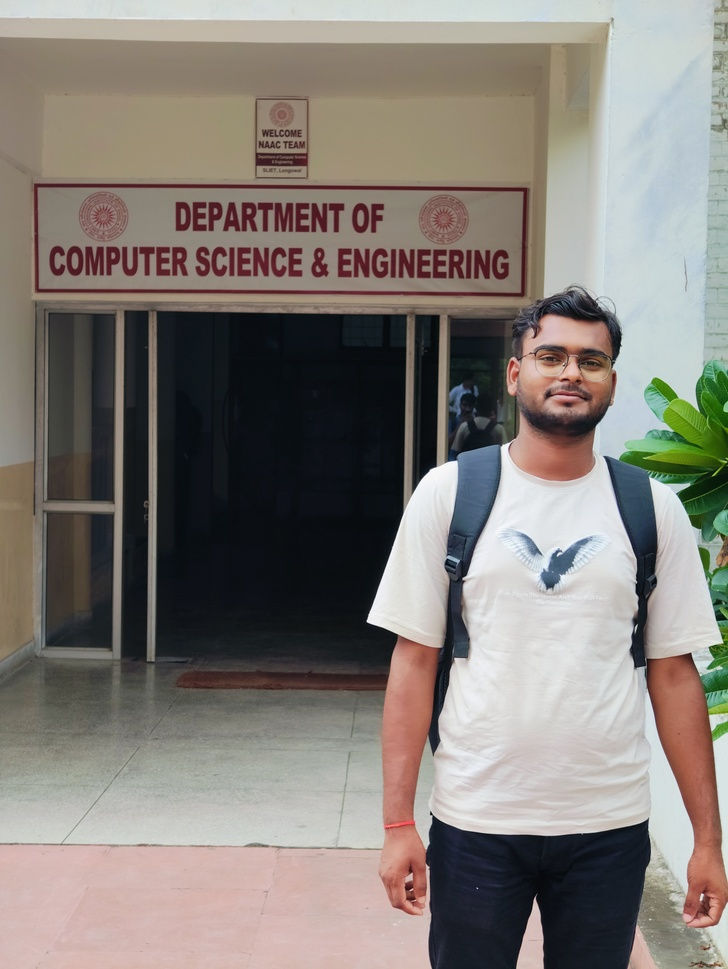
#> input picture backend/dataset/clean/IMG20240801122648.jpg, 728 x 969 px, shrunk from 3472 x 4624 before the run
$ python -i features.py   (imports and definitions only)   (older library calls are emulated)
#> lines starting #> are read from the running program, lines starting #| are printed output that depends on the picture
#> further down, picture is the input picture: shape (969, 728, 3); mean B, G, R 120.1, 126.1, 132.2
import cv2
import numpy as np
import math


def calculate_entropy(gray):
    histogram = cv2.calcHist(
        [gray],
        [0],
        None,
        [256],
        [0, 256]
    )

    histogram = histogram.ravel()
    histogram = histogram / (histogram.sum() + 1e-10)

    entropy = 0.0

    for probability in histogram:
        if probability > 0:
            entropy -= probability * math.log2(probability)

    return float(entropy)


def extract_features(image):
    if image is None:
        raise ValueError("Invalid image")

    gray = cv2.cvtColor(
        image,
        cv2.COLOR_BGR2GRAY
    )
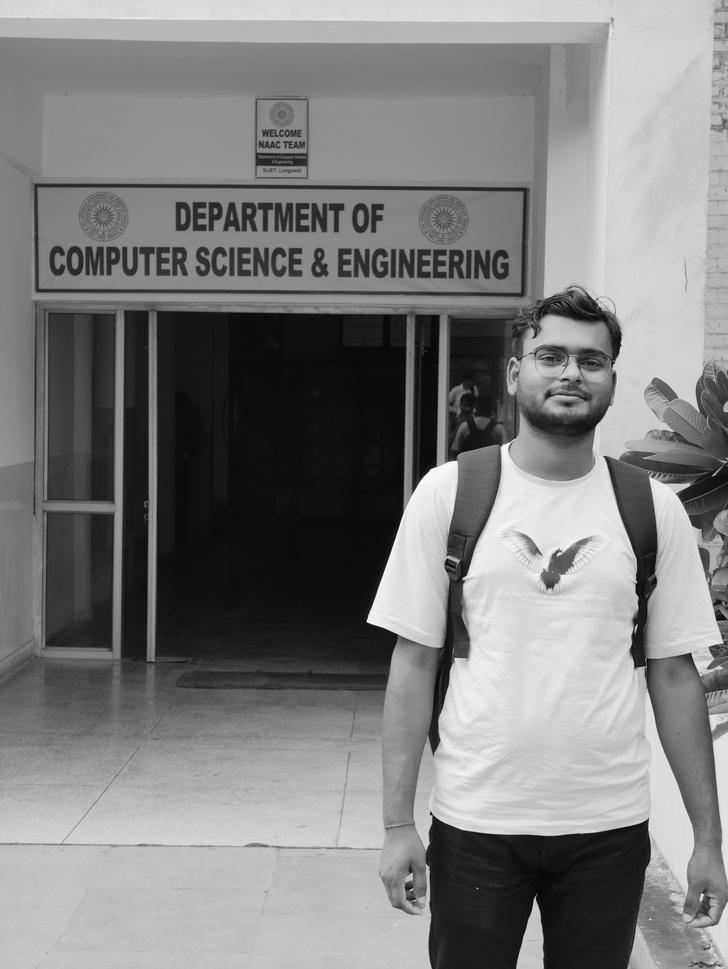
#> gray: shape (969, 728); min 4, max 255, mean 127.2

    height, width = image.shape[:2]

    # Sharpness using Laplacian variance
    sharpness = cv2.Laplacian(
        gray,
        cv2.CV_64F
    ).var()
#> sharpness = 308.8

    # Brightness
    brightness = float(
        np.mean(gray)
    )
#> brightness = 127.2

    # Contrast
    contrast = float(
        np.std(gray)
    )
#> contrast = 70.26

    # Noise estimation
    blurred = cv2.GaussianBlur(
        gray,
        (3, 3),
        0
    )

    noise = float(
        np.std(
            gray.astype(np.float32)
            - blurred.astype(np.float32)
        )
    )
#> noise = 3.98

    # Saturation
    hsv = cv2.cvtColor(
        image,
        cv2.COLOR_BGR2HSV
    )
#> hsv: shape (969, 728, 3); mean H, S, V 53.7, 54.9, 137.5

    saturation = float(
        np.mean(hsv[:, :, 1]) / 255.0
    )
#> saturation = 0.215

    # Entropy
    entropy = calculate_entropy(gray)
#> in calculate_entropy, `histogram = cv2.calcHist( [gray], [0], None, [256], [0, 256] )`: histogram = 256 values, max 14149 at index 13, min 0 at index 0, mean 2755.6
#> in calculate_entropy, `histogram = histogram / (histogram.sum() + 1e-10)`: histogram = 256 values, max 0.0201 at index 13, min 0 at index 0, mean 0.00391
#> the loop in calculate_entropy, `for probability in histogram:` made 256 passes
#> (probability, entropy) on passes 5 to 12: (4.25e-06, 7.59e-05), (7.09e-06, 0.000197), (1.7e-05, 0.000467), (2.41e-05, 0.000836), (6.38e-05, 0.00173), (0.000322, 0.00546), (0.00125, 0.0175), (0.00434, 0.0515)
#> after the loop in calculate_entropy, `for probability in histogram:`: entropy = 7.5
#> entropy = 7.5

    # Edge density
    edges = cv2.Canny(
        gray,
        100,
        200
    )
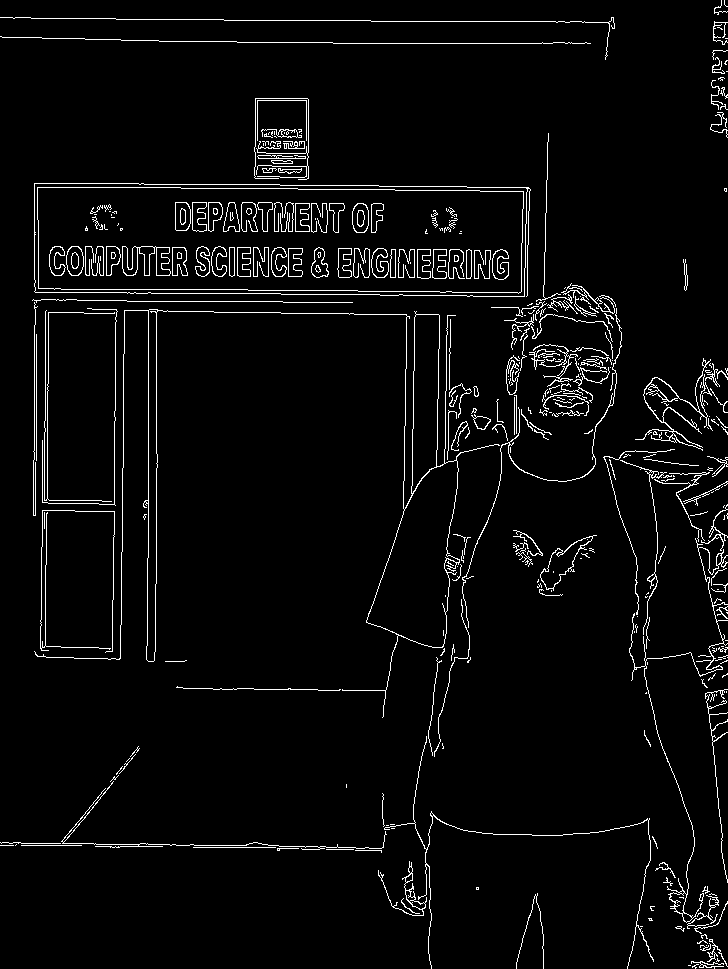
#> edges: shape (969, 728); 3.9% white in thin lines or dots

    edge_density = float(
        np.mean(edges > 0)
    )
#> edge_density = 0.0385

    return {
        "width": int(width),
        "height": int(height),
        "sharpness": round(sharpness, 4),
        "brightness": round(brightness, 4),
        "contrast": round(contrast, 4),
        "noise": round(noise, 4),
        "saturation": round(saturation, 4),
        "entropy": round(entropy, 4),
        "edge_density": round(edge_density, 4)
    }

>>> import cv2
>>> picture = cv2.imread('../../dataset/clean/IMG20240801122648.jpg')
>>> result = extract_features(picture)
#> result = 9 items

$ run again, on backend/dataset/clean/IMG20240801122708.jpg
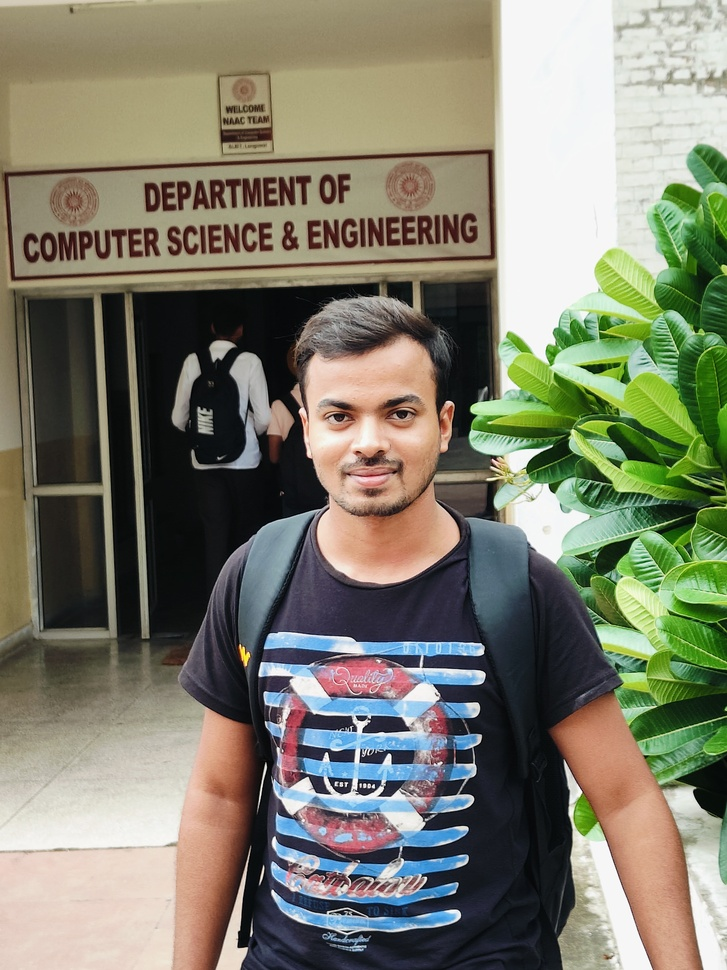
#> input picture backend/dataset/clean/IMG20240801122708.jpg, 727 x 970 px, shrunk from 3072 x 4096 before the run
#> picture is the input picture: shape (970, 727, 3); mean B, G, R 108.8, 126.3, 126.9
#> in extract_features, `gray = cv2.cvtColor( image, cv2.COLOR_BGR2GRAY )`:
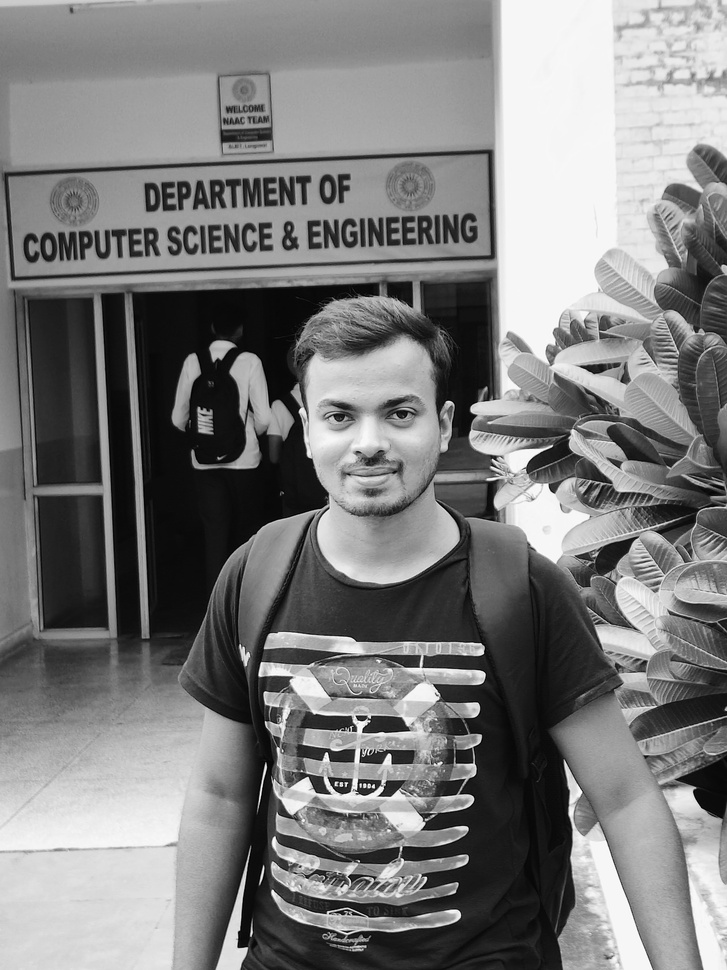
#> gray: shape (970, 727); min 0, max 255, mean 124.5
#> sharpness = 1059.5
#> brightness = 124.5
#> contrast = 74.26
#> noise = 7.18
#> hsv: shape (970, 727, 3); mean H, S, V 51.1, 74, 138.6
#> saturation = 0.29
#> in calculate_entropy, `histogram = cv2.calcHist( [gray], [0], None, [256], [0, 256] )`: histogram = 256 values, max 30913 at index 246, min 19 at index 255, mean 2754.6
#> in calculate_entropy, `histogram = histogram / (histogram.sum() + 1e-10)`: histogram = 256 values, max 0.0438 at index 246, min 2.69e-05 at index 255, mean 0.00391
#> the loop in calculate_entropy, `for probability in histogram:` made 256 passes
#> (probability, entropy) on passes 1 to 8: (9.78e-05, 0.0013), (0.000245, 0.00425), (0.000211, 0.00682), (0.000189, 0.00916), (0.000241, 0.0121), (0.000264, 0.0152), (0.000311, 0.0188), (0.000455, 0.0239)
#> after the loop in calculate_entropy, `for probability in histogram:`: entropy = 7.66
#> in extract_features, `edges = cv2.Canny( gray, 100, 200 )`:
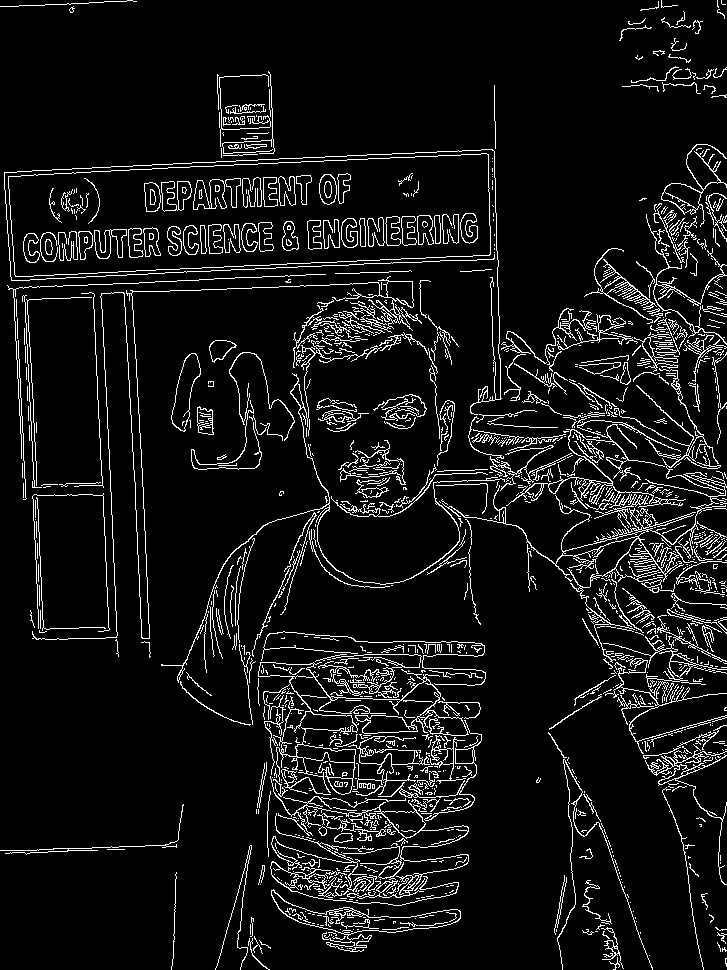
#> edges: shape (970, 727); 7.8% white in thin lines or dots
#> edge_density = 0.0777
#> result = 9 items

$ run again, on backend/dataset/clean/IMG20240802185308.jpg
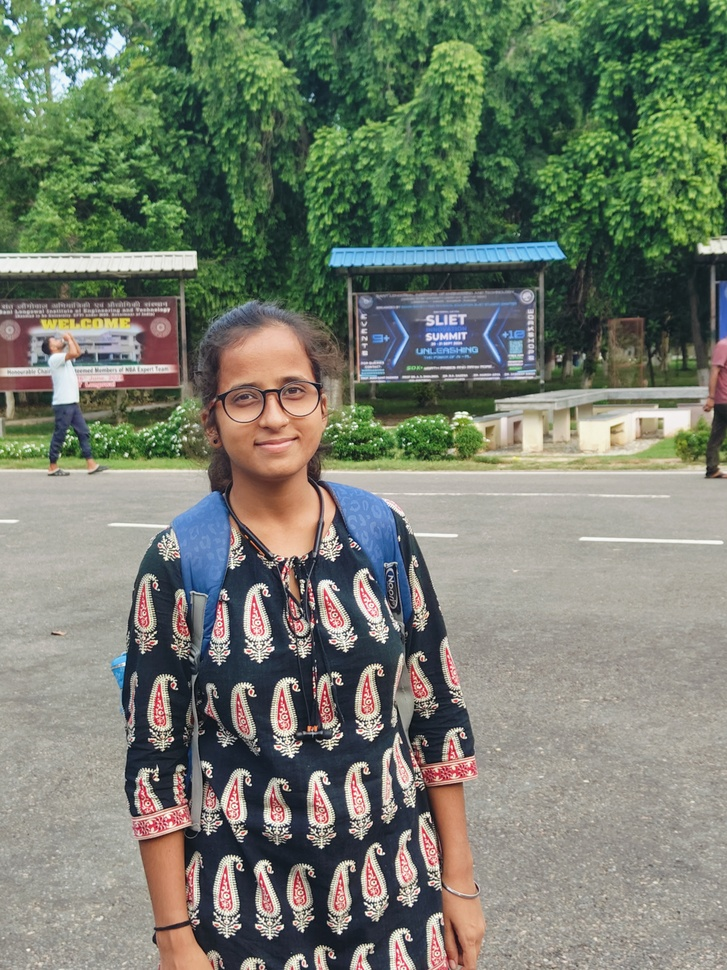
#> input picture backend/dataset/clean/IMG20240802185308.jpg, 727 x 970 px, shrunk from 3072 x 4096 before the run
#> picture is the input picture: shape (970, 727, 3); mean B, G, R 110.2, 125.2, 117.7
#> in extract_features, `gray = cv2.cvtColor( image, cv2.COLOR_BGR2GRAY )`:
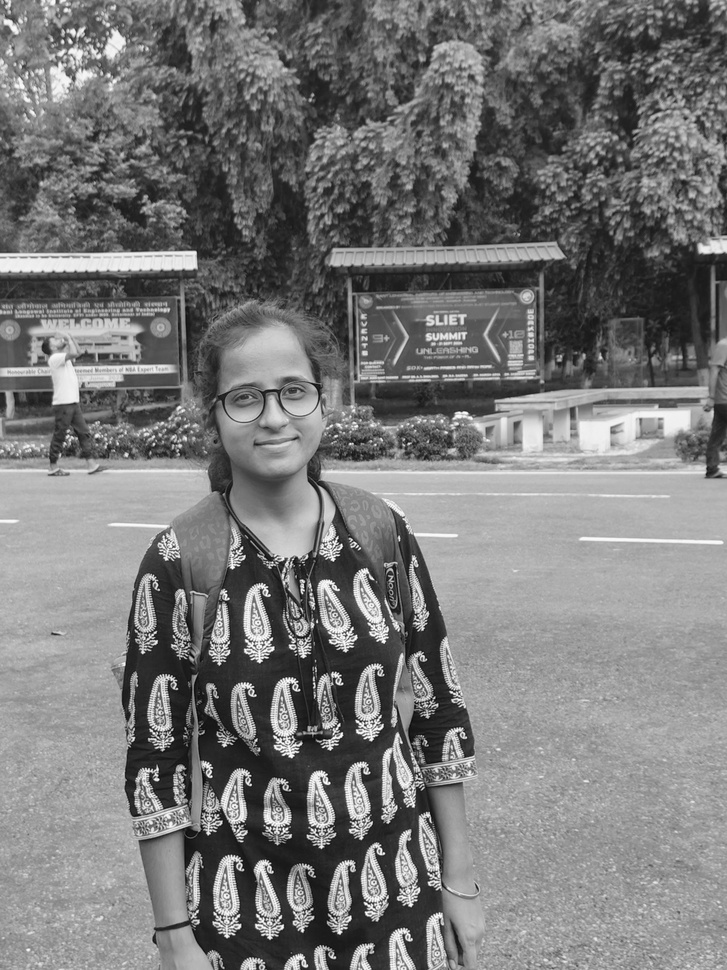
#> gray: shape (970, 727); min 2, max 255, mean 121.2
#> sharpness = 1811.1
#> brightness = 121.2
#> contrast = 55.16
#> noise = 9.1
#> hsv: shape (970, 727, 3); mean H, S, V 53.6, 67.5, 134.1
#> saturation = 0.265
#> in calculate_entropy, `histogram = cv2.calcHist( [gray], [0], None, [256], [0, 256] )`: histogram = 256 values, max 7167 at index 174, min 0 at index 0, mean 2754.6
#> in calculate_entropy, `histogram = histogram / (histogram.sum() + 1e-10)`: histogram = 256 values, max 0.0102 at index 174, min 0 at index 0, mean 0.00391
#> the loop in calculate_entropy, `for probability in histogram:` made 256 passes
#> (probability, entropy) on passes 3 to 10: (1.42e-06, 2.75e-05), (2.84e-06, 7.98e-05), (2.84e-06, 0.000132), (4.25e-06, 0.000208), (1.28e-05, 0.000415), (1.56e-05, 0.000665), (9.93e-06, 0.00083), (1.28e-05, 0.00104)
#> after the loop in calculate_entropy, `for probability in histogram:`: entropy = 7.55
#> in extract_features, `edges = cv2.Canny( gray, 100, 200 )`:
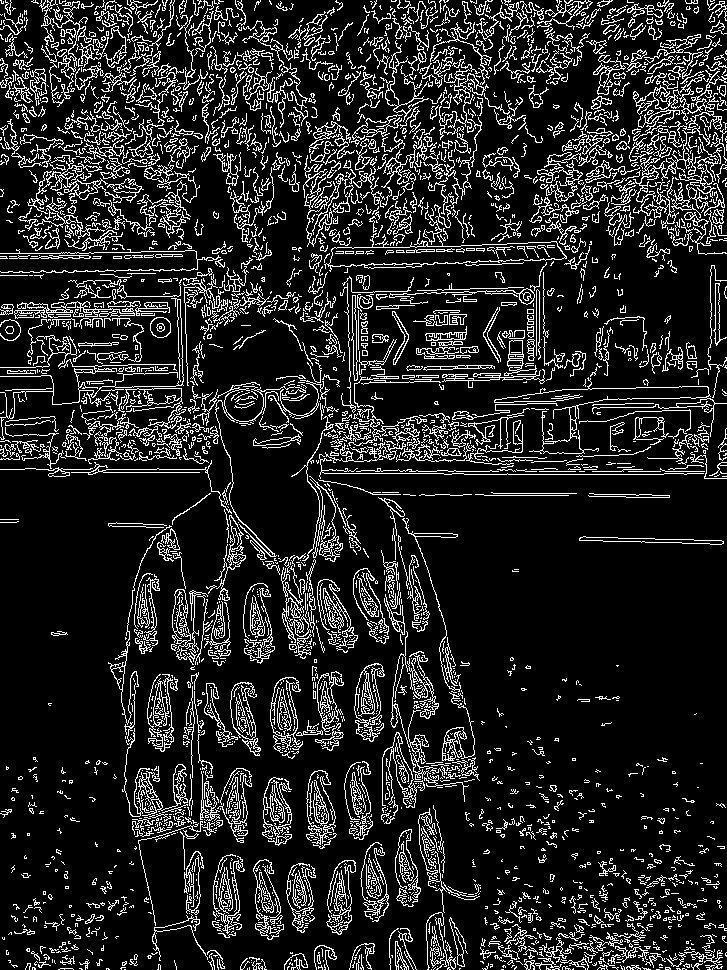
#> edges: shape (970, 727); 14.1% white in thin lines or dots
#> edge_density = 0.141
#> result = 9 items

$ run again, on backend/dataset/clean/IMG20240802185549.jpg
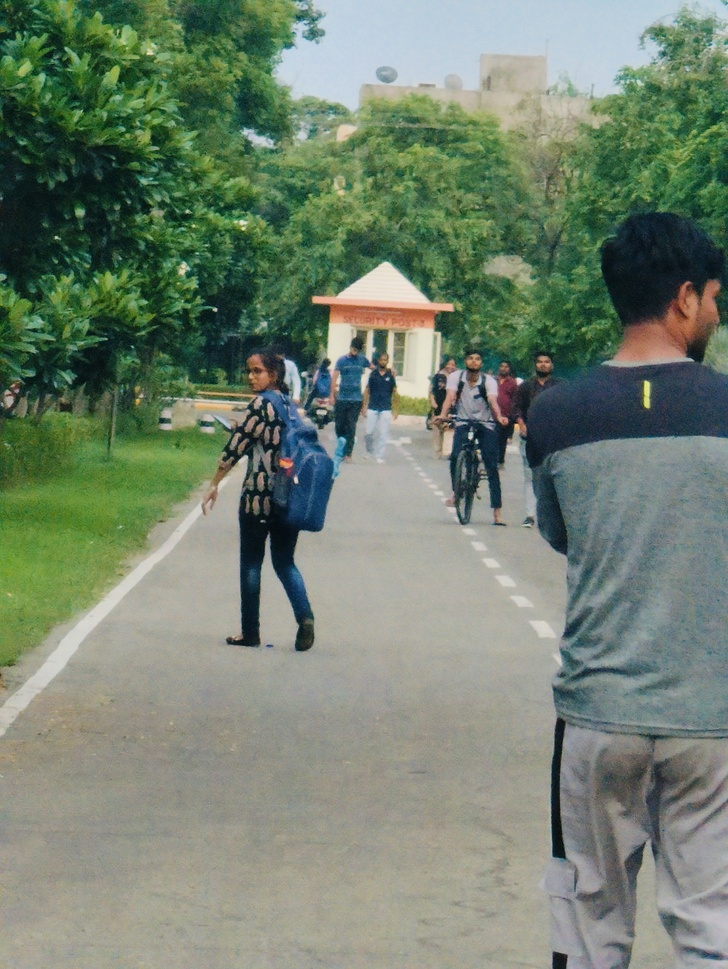
#> input picture backend/dataset/clean/IMG20240802185549.jpg, 728 x 969 px, shrunk from 3472 x 4624 before the run
#> picture is the input picture: shape (969, 728, 3); mean B, G, R 111.9, 129.8, 115.4
#> in extract_features, `gray = cv2.cvtColor( image, cv2.COLOR_BGR2GRAY )`:
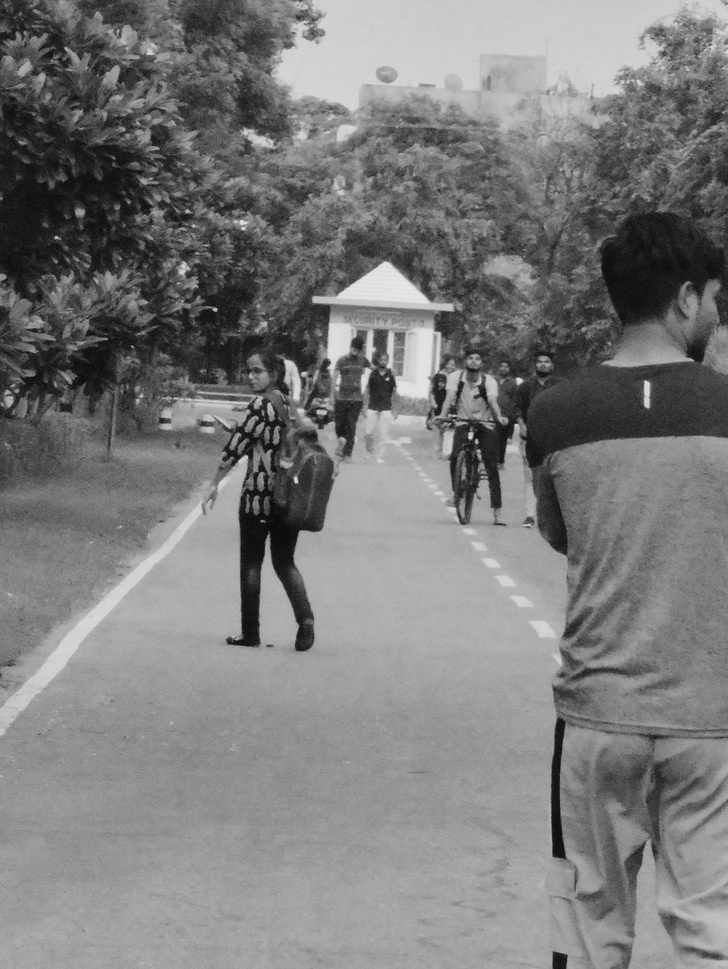
#> gray: shape (969, 728); min 8, max 233, mean 123.5
#> sharpness = 432.6
#> brightness = 123.5
#> contrast = 49.19
#> noise = 4.3
#> hsv: shape (969, 728, 3); mean H, S, V 55.9, 69.3, 133.4
#> saturation = 0.272
#> in calculate_entropy, `histogram = cv2.calcHist( [gray], [0], None, [256], [0, 256] )`: histogram = 256 values, max 9506 at index 162, min 0 at index 0, mean 2755.6
#> in calculate_entropy, `histogram = histogram / (histogram.sum() + 1e-10)`: histogram = 256 values, max 0.0135 at index 162, min 0 at index 0, mean 0.00391
#> the loop in calculate_entropy, `for probability in histogram:` made 256 passes
#> (probability, entropy) on passes 9 to 16: (2.84e-06, 5.22e-05), (8.51e-06, 0.000196), (2.98e-05, 0.000643), (6.95e-05, 0.0016), (0.000203, 0.00409), (0.000329, 0.00789), (0.000519, 0.0136), (0.000676, 0.0207)
#> after the loop in calculate_entropy, `for probability in histogram:`: entropy = 7.41
#> in extract_features, `edges = cv2.Canny( gray, 100, 200 )`:
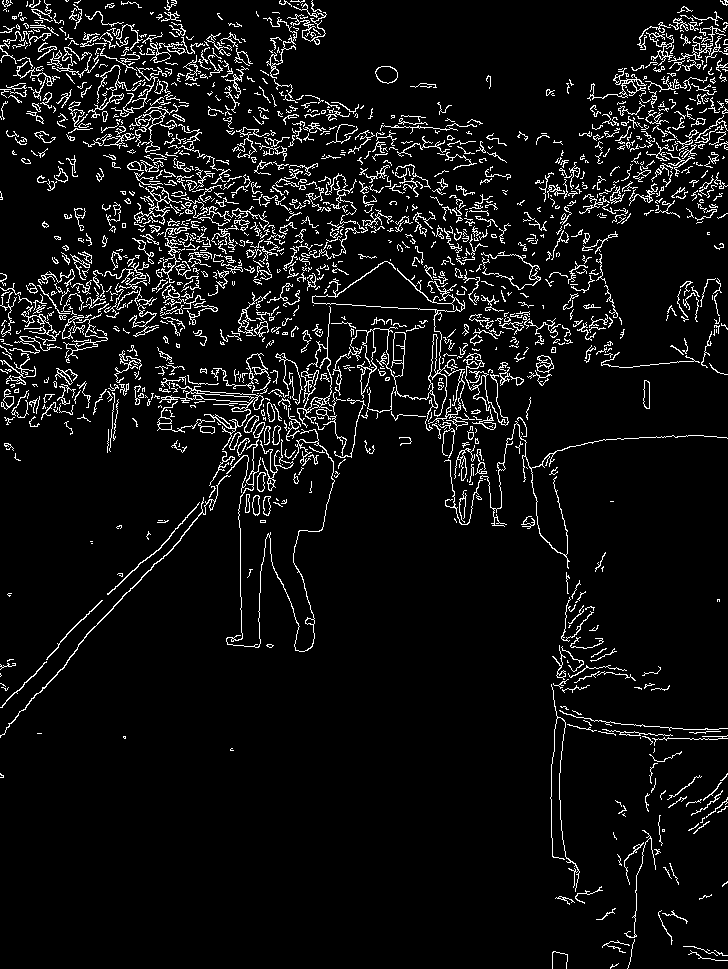
#> edges: shape (969, 728); 6.7% white in thin lines or dots
#> edge_density = 0.0674
#> result = 9 items
